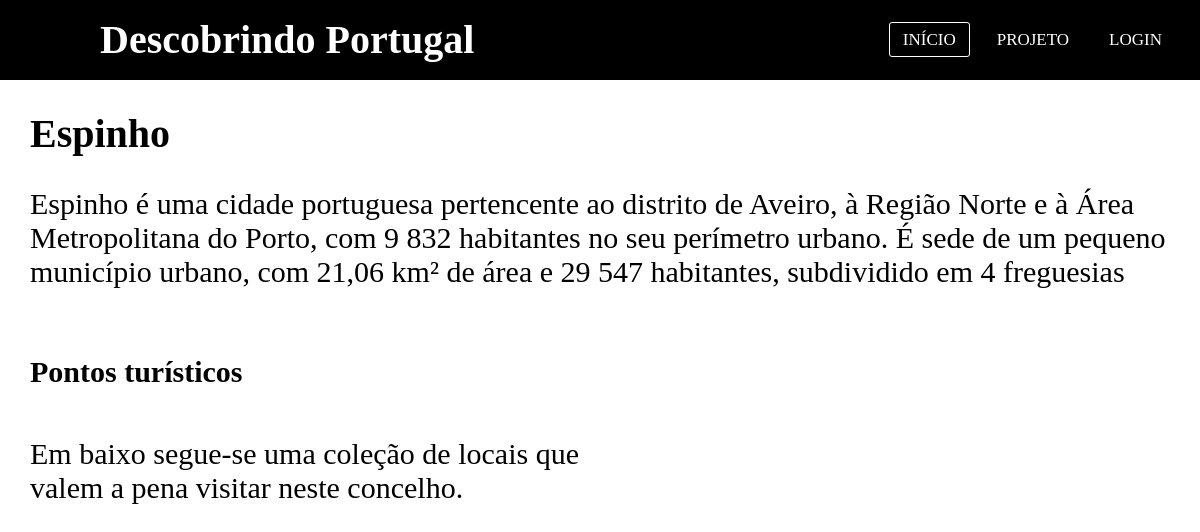
The page /distritos/aveiro/espinho.php on the database its author committed.
### tables this page shows
CREATE TABLE `concelhos` (
  `id` int(11) NOT NULL,
  `distrito` varchar(50) NOT NULL,
  `concelho` varchar(50) NOT NULL,
  `descricao` text NOT NULL,
  `imagem` text NOT NULL,
  `modificado` timestamp NULL DEFAULT NULL
);

### distritos/aveiro/espinho.php (the view, shortened to what this page needs)
<?php
require '../../cms/db_concelhos.php';
?>
<!DOCTYPE html>
<html>
<head>
    <link rel="stylesheet" href="../../includes/style.css">
    <link rel="stylesheet" href="../../includes/concelhos.css">
    <link rel="stylesheet" href="../locais.css">
</head>
<body>
  <?php include_once('../header4.php'); ?>
  <?php
  $rec = mysqli_query($db, "SELECT * FROM concelhos WHERE concelho='Espinho'");
  $record = mysqli_fetch_array($rec);
  ?>
  <div id="content">
    <h1> <?php echo $record['concelho']; ?> </h1>
    <p> <?php echo $record['descricao']; ?> </p><br><br>
    <div style="width: 100%;">
      <div class="imagens" style="float: right; width: 40%; height: 100%;">
        <img src="<?php echo $record['imagem']; ?>" alt="" width="100%">
      </div>
      <div class="concelhos" style="width: 50%; height: 100%; float: left;">
        <h2>Pontos turísticos</h2><br>
        <p>Em baixo segue-se uma coleção de locais que valem a pena visitar neste concelho.</p>
      </div>
    </div>
  </div>
</body>
</html>

### includes/style.css (style rules this page uses)
* { padding: 0; margin: 0; text-decoration: none; list-style: none; box-sizing: border-box; }
body { font-family }

### includes/concelhos.css (style rules this page uses)
html, body { min-height:100%; }
body { height:100vh; }
#content { height: 100%; }
h1 { font-size: 40px; padding: 30px 0px 0px 30px; }
h2 { font-size: 30px; padding: 30px 0px 0px 30px; }
p { font-size: 30px; padding: 30px 0px 0px 30px; }
img { padding: 40px 40px 0px 0px; }

### distritos/locais.css (style rules this page uses)
html, body { min-height:100%; }
body { height:100vh; }
#content { height: 100%; }

### rows shown on the page
concelhos: concelho "Espinho", descricao "Espinho é uma cidade portuguesa pertencente ao distrito de Aveiro, à Região Norte e à Área Metropolitana do Porto, com 9 832 habitantes no seu perímetro urbano. É sede de um pequeno município urbano, com 21,06 km² de área e 29 547 habitantes, subdividido em 4 freguesias"
